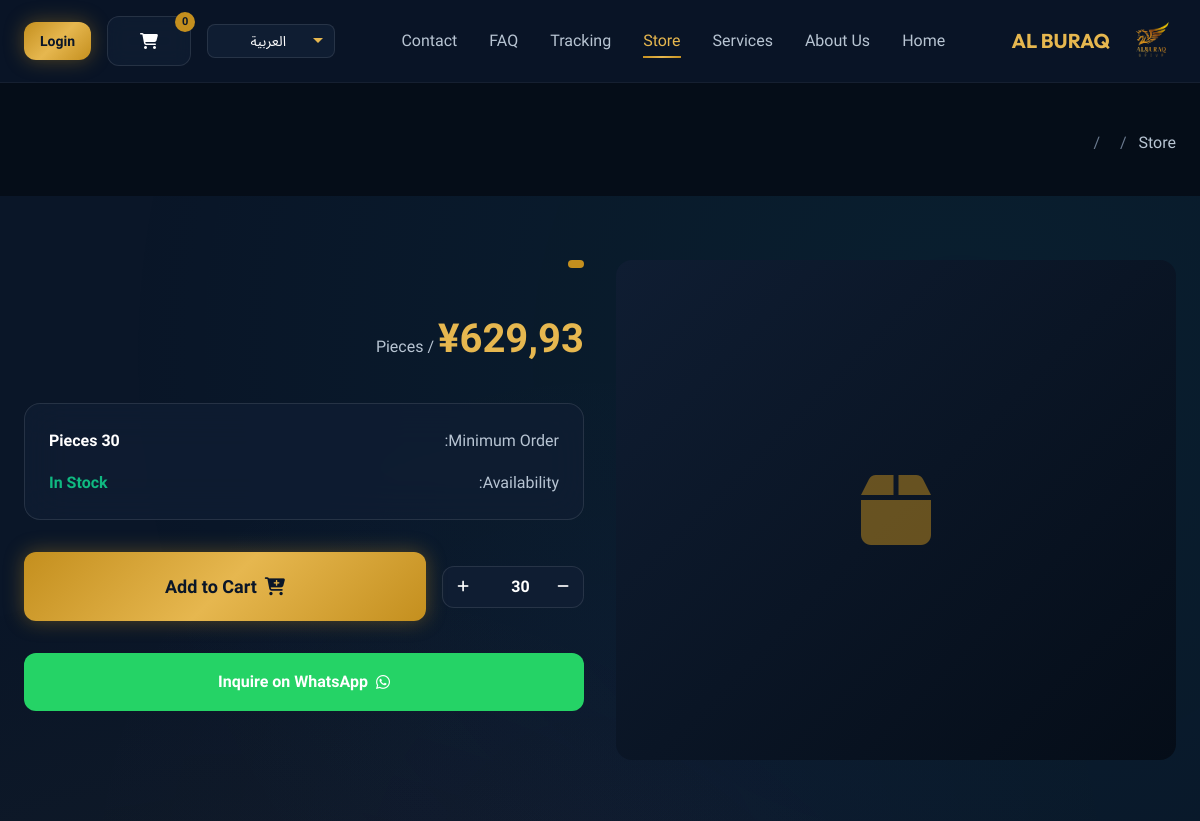
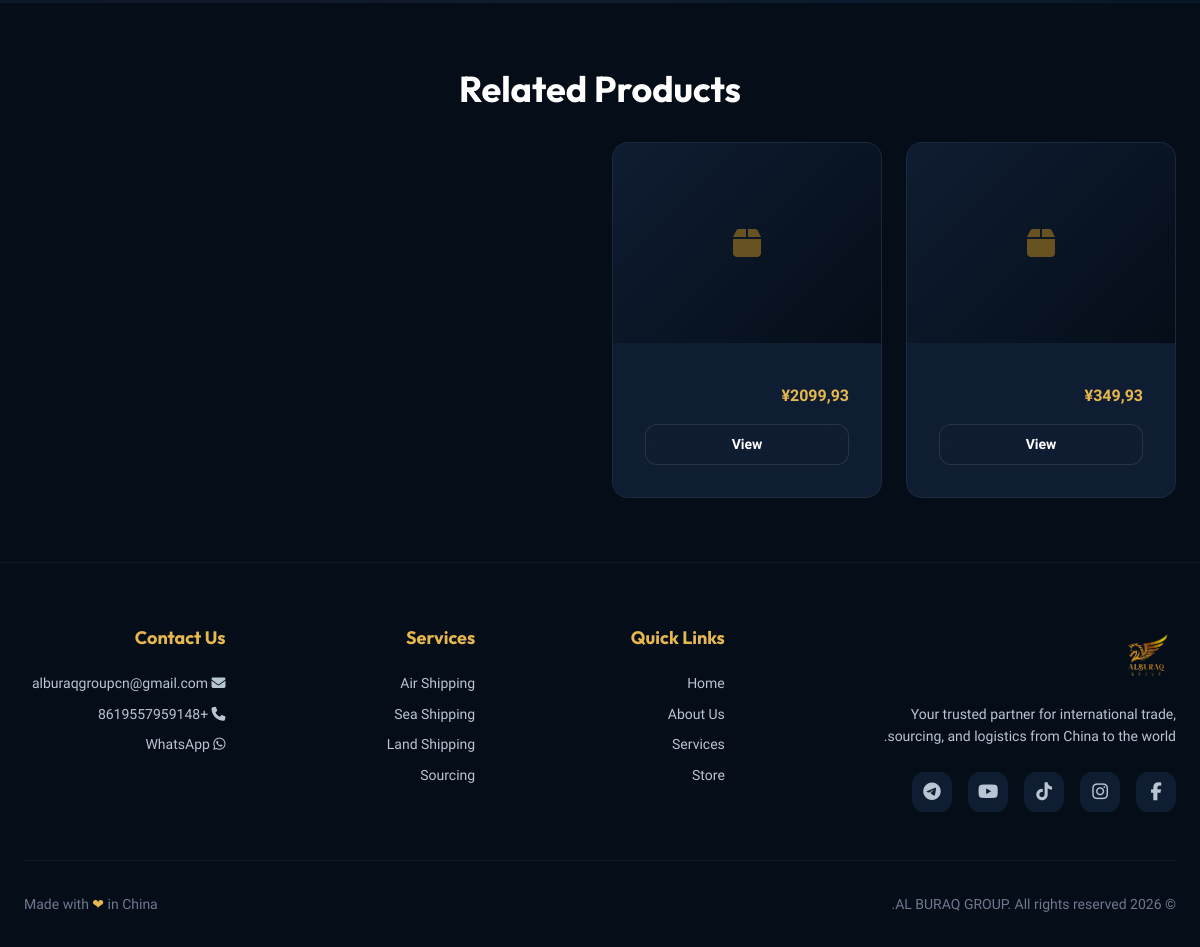
The app's page /store/product/smart-watch-pro/ with its own data (2 pictures, top to bottom).
### apps/store/models.py (models this page shows, shortened)
class Product(TranslatableModel):
    translations = TranslatedFields(
        name=models.CharField(max_length=300, verbose_name="Product Name"),
        description=models.TextField(verbose_name="Description"),
        specifications=models.TextField(verbose_name="Specifications", blank=True),
    )
    category = models.ForeignKey(
        Category,
        on_delete=models.CASCADE,
        related_name='products'
    )
    slug = models.SlugField(unique=True)
    sku = models.CharField(max_length=50, unique=True, blank=True, null=True, verbose_name="SKU")
    price_rmb = models.DecimalField(max_digits=12, decimal_places=2, verbose_name="Price (RMB)")
    min_order_quantity = models.PositiveIntegerField(default=1, verbose_name="Min Order Qty")
    unit = models.CharField(
        max_length=50,
        default='pieces',
        choices=[
            ('pieces', 'Pieces'),
            ('cartons', 'Cartons'),
            ('sets', 'Sets'),
            ('kg', 'Kilograms'),
            ('meters', 'Meters'),
        ],
        verbose_name="Unit"
    )
    order = models.PositiveIntegerField(default=0)
    is_active = models.BooleanField(default=True)
    is_featured = models.BooleanField(default=False)
    created_at = models.DateTimeField(auto_now_add=True)
    updated_at = models.DateTimeField(auto_now=True)
    class Meta:
        ordering = ['order', '-created_at']
        verbose_name = "Product"
        verbose_name_plural = "Products"
    def get_main_image(self):
        main_img = self.images.filter(is_main=True).first()
        if main_img:
            return main_img.image
        first_img = self.images.first()
        return first_img.image if first_img else None

### apps/core/models.py (models this page shows, shortened)
class CompanySettings(models.Model):
    company_name = models.CharField(max_length=200, default="AL BURAQ GROUP")
    email = models.EmailField(default="alburaqgroupcn@gmail.com")
    phone = models.CharField(max_length=50, default="+8619557959148")
    whatsapp_number = models.CharField(max_length=50, default="+8619557959148")
    logo = models.ImageField(upload_to='branding/', blank=True, null=True)
    class Meta:
        verbose_name = "Company Settings"
        verbose_name_plural = "Company Settings"
    @classmethod
    def get_settings(cls):
        obj, created = cls.objects.get_or_create(pk=1)
        return obj

### apps/store/views.py (the view)
# urls.py: path('product/<slug:slug>/', views.product_detail, name='product_detail'),
def product_detail(request, slug):
    product = get_object_or_404(Product, slug=slug, is_active=True)
    related_products = Product.objects.filter(
        category=product.category,
        is_active=True
    ).exclude(pk=product.pk)[:4]
    context = {
        'product': product,
        'related_products': related_products,
    }
    return render(request, 'store/product_detail.html', context)

### templates/store/product_detail.html (shortened to what this page needs)
{% extends 'base.html' %}
{% load static i18n %}
{% block content %}
<section style="padding: 130px 0 40px; background: var(--bg-darker);">
    <div class="container">
        <nav>
            <a href="{% url 'store:category_list' %}" style="color: var(--text-secondary);">{% trans "Store" %}</a>
            <span style="color: var(--text-muted); margin: 0 0.5rem;">/</span>
            <span style="color: var(--text-muted); margin: 0 0.5rem;">/</span>
        </nav>
    </div>
</section>
<section class="section">
    <div class="container">
        <div class="flex gap-xl" style="flex-wrap: wrap;">
            <div style="flex: 1; " data-aos="fade-right">
                <div class="product-gallery">
                    <div style="flex: 1;">
                        {% if product.get_main_image %}
                        <img src="{{ product.get_main_image.url }}" alt="{{ product.name }}" class="product-main-image"
                            id="mainProductImage">
                        {% else %}
                        <div class="product-main-image"
                            style="background: linear-gradient(135deg, var(--bg-card), var(--bg-darker)); display: flex; align-items: center; justify-content: center;">
                            <i class="fas fa-box" style="font-size: 5rem; color: var(--gold-primary); opacity: 0.5;"></i>
                        </div>
                        {% endif %}
                    </div>
                </div>
            </div>
            <div style="flex: 1; " data-aos="fade-left">
                <div class="badge badge-gold mb-md">{{ product.category.name }}</div>
                <div style="margin-bottom: 2rem;">
                    <span style="font-size: 2.5rem; font-weight: 800; color: var(--gold-light);">¥{{ product.price_rmb }}</span>
                    <span style="color: var(--text-secondary); font-size: 1rem;"> / {{ product.get_unit_display }}</span>
                </div>
                <div class="card card-glass" style="padding: 1.5rem; margin-bottom: 2rem;">
                    <div class="flex justify-between mb-md">
                        <span style="color: var(--text-secondary);">{% trans "Minimum Order" %}:</span>
                        <span style="font-weight: 600;">{{ product.min_order_quantity }} {{ product.get_unit_display }}</span>
                    </div>
                    <div class="flex justify-between">
                        <span style="color: var(--text-secondary);">{% trans "Availability" %}:</span>
                        <span style="color: var(--success); font-weight: 600;">{% trans "In Stock" %}</span>
                    </div>
                </div>
                <div class="flex gap-md items-center mb-xl">
                    <div class="quantity-control">
                        <button type="button" class="quantity-btn"
                            onclick="updateQuantity(document.getElementById('qty'), -1)">
                            <i class="fas fa-minus"></i>
                        </button>
                        <input type="number" id="qty" class="quantity-input" value="{{ product.min_order_quantity }}"
                            min="{{ product.min_order_quantity }}">
                        <button type="button" class="quantity-btn"
                            onclick="updateQuantity(document.getElementById('qty'), 1)">
                            <i class="fas fa-plus"></i>
                        </button>
                    </div>
                    <button onclick="addToCart({{ product.pk }}, parseInt(document.getElementById('qty').value))"
                        class="btn btn-primary btn-lg" style="flex: 1;">
                        <i class="fas fa-cart-plus"></i> {% trans "Add to Cart" %}
                    </button>
                </div>
                <div class="flex gap-md">
                    <a href="https://wa.me/{{ COMPANY_WHATSAPP|slice:'1:' }}?text={% trans 'I am interested in:' %} {{ product.name }}"
                        target="_blank" class="btn btn-ghost"
                        style="flex: 1; background: #25D366; color: white; border: none;">
                        <i class="fab fa-whatsapp"></i> {% trans "Inquire on WhatsApp" %}
                    </a>
                </div>
            </div>
        </div>
    </div>
</section>
{% if related_products %}
<section class="section" style="background: var(--bg-darker);">
    <div class="container">
        <h2 class="mb-xl text-center">{% trans "Related Products" %}</h2>
        <div class="grid grid-cols-4 gap-lg">
            {% for prod in related_products %}
            <div class="card" data-aos="fade-up" data-aos-delay="{{ forloop.counter0 }}50">
                {% if prod.get_main_image %}
                <img src="{{ prod.get_main_image.url }}" alt="{{ prod.name }}" class="card-image">
                {% else %}
                <div class="card-image"
                    style="background: linear-gradient(135deg, var(--bg-card), var(--bg-darker)); display: flex; align-items: center; justify-content: center;">
                    <i class="fas fa-box" style="font-size: 2rem; color: var(--gold-primary); opacity: 0.5;"></i>
                </div>
                {% endif %}
                <div class="card-body">
                    <span style="color: var(--gold-light); font-weight: 700;">¥{{ prod.price_rmb }}</span>
                    <a href="{% url 'store:product_detail' prod.slug %}" class="btn btn-ghost btn-sm w-full mt-md">
                        {% trans "View" %}</a>
                </div>
            </div>
            {% endfor %}
        </div>
    </div>
</section>
{% endif %}
{% endblock %}

### templates/base.html (shortened to what this page needs)
{% load static i18n %}
<!DOCTYPE html>
<html lang="{{ CURRENT_LANGUAGE }}" dir="{{ TEXT_DIR }}">
<head>
    <link rel="stylesheet" href="https://cdnjs.cloudflare.com/ajax/libs/font-awesome/6.5.1/css/all.min.css">
    <link href="https://unpkg.com/aos@2.3.1/dist/aos.css" rel="stylesheet">
    <link rel="stylesheet" href="{% static 'css/base.css' %}">
</head>
<body>
    <nav class="navbar" id="navbar">
        <div class="container navbar-container">
            <a href="{% url 'core:home' %}" class="navbar-brand">
                <img src="{% static 'images/logo.png' %}" alt="AL BURAQ GROUP">
                <span class="hidden-mobile">AL BURAQ</span>
            </a>
            <ul class="navbar-nav" id="navbarNav">
                <li><a href="{% url 'core:home' %}" class="nav-link {% if request.resolver_match.url_name == 'home' %}active{% endif %}">{% trans "Home" %}</a></li>
                <li><a href="{% url 'pages:about' %}" class="nav-link {% if request.resolver_match.url_name == 'about' %}active{% endif %}">{% trans "About Us" %}</a></li>
                <li><a href="{% url 'pages:services' %}" class="nav-link {% if request.resolver_match.url_name == 'services' %}active{% endif %}">{% trans "Services" %}</a></li>
                <li><a href="{% url 'store:category_list' %}" class="nav-link {% if 'store' in request.path %}active{% endif %}">{% trans "Store" %}</a></li>
                <li><a href="{% url 'tracking:tracking' %}" class="nav-link {% if 'tracking' in request.path %}active{% endif %}">{% trans "Tracking" %}</a></li>
                <li><a href="{% url 'faq:faq_list' %}" class="nav-link {% if 'faq' in request.path %}active{% endif %}">{% trans "FAQ" %}</a></li>
                <li><a href="{% url 'pages:contact' %}" class="nav-link {% if request.resolver_match.url_name == 'contact' %}active{% endif %}">{% trans "Contact" %}</a></li>
            </ul>
            <div class="navbar-actions">
                <div class="language-switcher">
                    <select id="languageSelect" onchange="changeLanguage(this.value)">
                        {% for code, name in LANGUAGES %}
                            <option value="{{ code }}" {% if code == CURRENT_LANGUAGE %}selected{% endif %}>{{ name }}</option>
                        {% endfor %}
                    </select>
                </div>
                <a href="{% url 'orders:cart' %}" class="btn btn-ghost cart-btn">
                    <i class="fas fa-shopping-cart"></i>
                    <span class="cart-badge" id="cartBadge">0</span>
                </a>
                {% if user.is_authenticated %}
                    <a href="{% url 'accounts:dashboard' %}" class="btn btn-ghost sssss">
                        <i class="fas fa-user"></i>
                    </a>
                {% else %}
                    <a href="{% url 'accounts:login' %}" class="btn btn-primary btn-sm">{% trans "Login" %}</a>
                {% endif %}
            </div>
        </div>
    </nav>
    <main>
        {% block content %}{% endblock %}
    </main>
    <footer class="footer">
        <div class="container">
            <div class="footer-grid">
                <div class="footer-col">
                    <div class="footer-brand">
                        <img src="{% static 'images/logo.png' %}" alt="AL BURAQ GROUP">
                        <p>{% trans "Your trusted partner for international trade, sourcing, and logistics from China to the world." %}</p>
                    </div>
                    <div class="footer-social">
                        <a href="{{ SOCIAL_LINKS_SETTINGS.facebook }}" target="_blank" rel="noopener"><i class="fab fa-facebook-f"></i></a>
                        <a href="{{ SOCIAL_LINKS_SETTINGS.instagram }}" target="_blank" rel="noopener"><i class="fab fa-instagram"></i></a>
                        <a href="{{ SOCIAL_LINKS_SETTINGS.tiktok }}" target="_blank" rel="noopener"><i class="fab fa-tiktok"></i></a>
                        <a href="{{ SOCIAL_LINKS_SETTINGS.youtube }}" target="_blank" rel="noopener"><i class="fab fa-youtube"></i></a>
                        <a href="#" id="telegramToggle" onclick="toggleTelegramPopup(event)"><i class="fab fa-telegram"></i></a>
                    </div>
                </div>
                <div class="footer-col">
                    <h4 class="footer-title">{% trans "Quick Links" %}</h4>
                    <div class="footer-links">
                        <a href="{% url 'core:home' %}">{% trans "Home" %}</a>
                        <a href="{% url 'pages:about' %}">{% trans "About Us" %}</a>
                        <a href="{% url 'pages:services' %}">{% trans "Services" %}</a>
                        <a href="{% url 'store:category_list' %}">{% trans "Store" %}</a>
                    </div>
                </div>
                <div class="footer-col">
                    <h4 class="footer-title">{% trans "Services" %}</h4>
                    <div class="footer-links">
                        <a href="#">{% trans "Air Shipping" %}</a>
                        <a href="#">{% trans "Sea Shipping" %}</a>
                        <a href="#">{% trans "Land Shipping" %}</a>
                        <a href="#">{% trans "Sourcing" %}</a>
                    </div>
                </div>
                <div class="footer-col">
                    <h4 class="footer-title">{% trans "Contact Us" %}</h4>
                    <div class="footer-links">
                        <a href="mailto:{{ COMPANY_EMAIL }}"><i class="fas fa-envelope"></i> {{ COMPANY_EMAIL }}</a>
                        <a href="tel:{{ COMPANY_PHONE }}"><i class="fas fa-phone"></i> {{ COMPANY_PHONE }}</a>
                        <a href="https://wa.me/{{ COMPANY_WHATSAPP|slice:'1:' }}" target="_blank"><i class="fab fa-whatsapp"></i> {% trans "WhatsApp" %}</a>
                    </div>
                </div>
            </div>
            <div class="footer-bottom">
                <p>&copy; {% now "Y" %} {{ COMPANY_NAME }}. {% trans "All rights reserved." %}</p>
                <p>{% trans "Made with" %} <span style="color: #E6B74F;">❤</span> {% trans "in China" %}</p>
            </div>
        </div>
    </footer>
</body>
</html>

### templates/store/product_detail.html (style rules this page uses)
.product-gallery { display: flex; gap: 1rem; }
.product-main-image { flex: 1; height: 500px; object-fit: cover; border-radius: var(--radius-xl); }
.quantity-control { display: flex; align-items: center; gap: 0; background: var(--bg-card); border-radius: var(--radius-lg); border: 1px solid rgba(255, 255, 255, 0.1); }
.quantity-btn { width: 40px; height: 40px; display: flex; align-items: center; justify-content: center; background: transparent; border: none; color: var(--text-primary); cursor: pointer; transition: all 0.2s; }
.quantity-input { width: 60px; text-align: center; background: transparent; border: none; color: var(--text-primary); font-size: 1rem; font-weight: 600; }

### records on screen
Product: price_rmb "629,93", unit "Pieces", min_order_quantity "30"
Product: price_rmb "349,93"
Product: price_rmb "2099,93"
CompanySettings: email "alburaqgroupcn@gmail.com", company_name "AL BURAQ GROUP"

### other values on screen
{{ COMPANY_PHONE }} "+8619557959148"
form field value "العربية"
